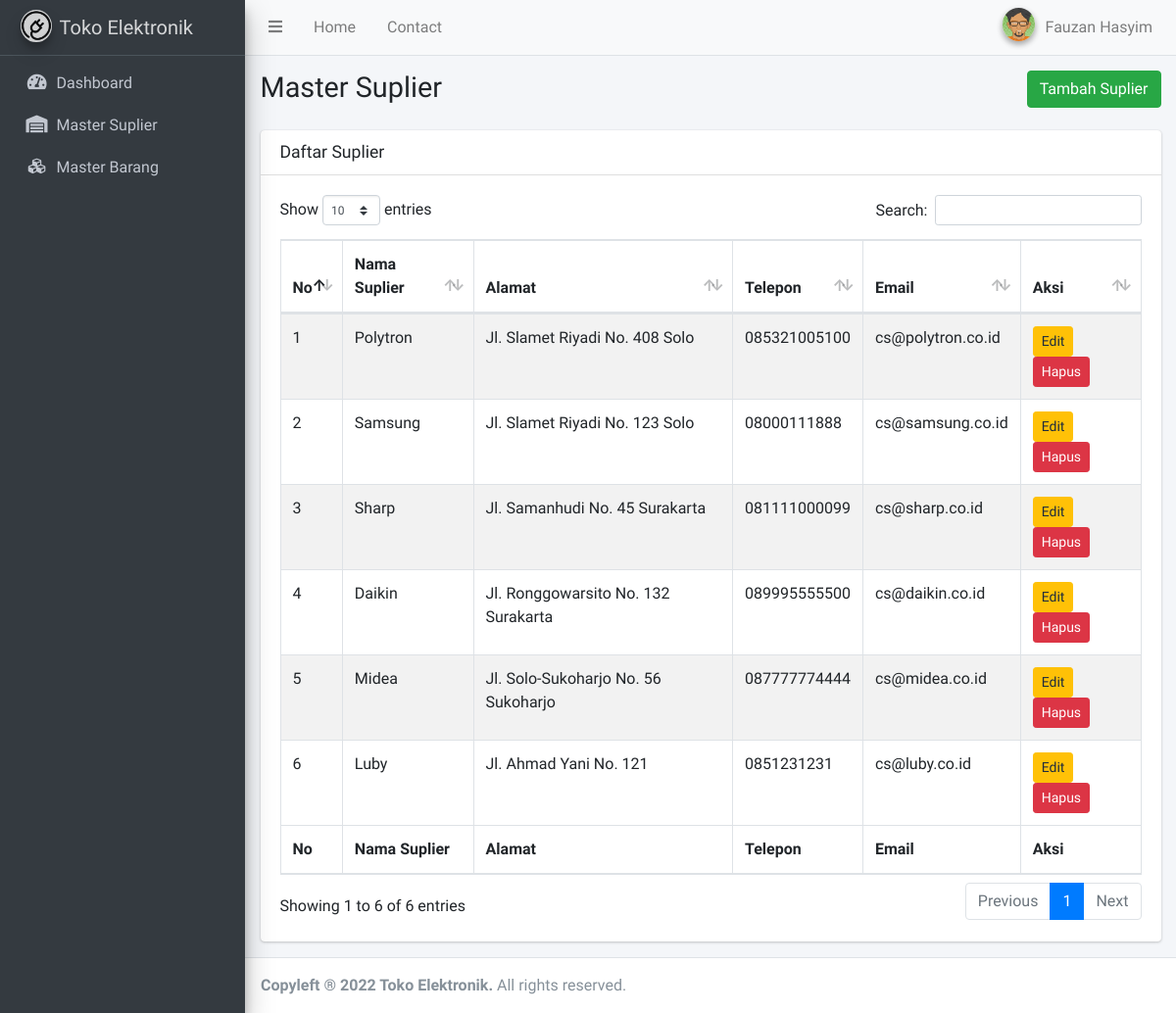
Screenshot of /view/staff/master-suplier.php (signed in) with the database file from the repository.
### tables this page shows
CREATE TABLE `tb_user`  (
  `id_user` int UNSIGNED NOT NULL AUTO_INCREMENT,
  `nama_user` varchar(200) NOT NULL,
  `username` varchar(20) NOT NULL,
  `password` varchar(100) NOT NULL,
  `role` enum('admin','staff','') NOT NULL,
  PRIMARY KEY (`id_user`) USING BTREE
);

CREATE TABLE `tb_suplier`  (
  `id_suplier` int NOT NULL AUTO_INCREMENT,
  `nama_suplier` varchar(200) NOT NULL,
  `alamat_suplier` varchar(200) NOT NULL,
  `no_telp` varchar(14) NOT NULL,
  `email` varchar(100) NOT NULL,
  PRIMARY KEY (`id_suplier`) USING BTREE
);

### view/staff/master-suplier.php (the view, shortened to what this page needs)
<?php include '../templates/staff/staff-header.php' ?>
<?php include '../templates/staff/staff-sidebar.php' ?>
<div class="content-wrapper">
    <section class="content-header">
        <div class="container-fluid">
            <div class="row mb-2">
                <div class="col-sm-6">
                    <h1>Master Suplier</h1>
                </div>
                <div class="col-sm-6">
                    <ol class="breadcrumb float-sm-right">
                        <button type="button" class="btn btn-success" data-toggle="modal" data-target="#modal-add">
                            Tambah Suplier
                        </button>
                    </ol>
                </div>
            </div>
        </div>
    </section>
    <section class="content">
        <div class="container-fluid">
            <div class="row">
                <div class="col-12">
                    <div class="card">
                        <div class="card-header">
                            <h3 class="card-title">Daftar Suplier</h3>
                        </div>
                        <div class="card-body">
                            <table id="example1" class="table table-bordered table-striped">
                                <thead>
                                    <tr>
                                        <th>No</th>
                                        <th>Nama Suplier</th>
                                        <th>Alamat</th>
                                        <th>Telepon</th>
                                        <th>Email</th>
                                        <th>Aksi</th>
                                    </tr>
                                </thead>
                                <tbody>
                                    <?php
                                    $i = 1;
                                    $getSuplier = mysqli_query($connection, "SELECT * FROM tb_suplier");
                                    foreach ($getSuplier as $value) :
                                    ?>
                                        <tr>
                                            <td><?= $i++; ?></td>
                                            <td><?= $value['nama_suplier']; ?></td>
                                            <td><?= $value['alamat_suplier']; ?></td>
                                            <td><?= $value['no_telp']; ?></td>
                                            <td><?= $value['email']; ?></td>
                                            <td>
                                                <button type="button" class="btn btn-warning btn-sm" data-toggle="modal" data-target="#modal<?= $value['id_suplier']; ?>">Edit</button>
                                                <button type="button" class="btn btn-danger btn-sm" onclick="confirm_modal('query/delete-suplier.php?id_suplier=<?= $value['id_suplier']; ?>')">Hapus</button>
                                            </td>
                                        </tr>
                                    <?php
                                    endforeach;
                                    ?>
                                </tbody>
                                <tfoot>
                                    <tr>
                                        <th>No</th>
                                        <th>Nama Suplier</th>
                                        <th>Alamat</th>
                                        <th>Telepon</th>
                                        <th>Email</th>
                                        <th>Aksi</th>
                                    </tr>
                                </tfoot>
                            </table>
                        </div>
                    </div>
                </div>
            </div>
        </div>
    </section>
</div>
<?php include '../templates/footer.php' ?>

### view/templates/staff/staff-header.php (shortened to what this page needs)
<?php
include '../../config/Database.php';
$user = $_SESSION['username'];
$getUser = mysqli_query($connection, "SELECT * FROM tb_user WHERE username = '$user'");
$result = mysqli_fetch_array($getUser);
?>
<!DOCTYPE html>
<html>
<head>
    <link rel="stylesheet" href="../../plugins/datatables-bs4/css/dataTables.bootstrap4.min.css">
    <link rel="stylesheet" href="../../plugins/datatables-responsive/css/responsive.bootstrap4.min.css">
    <link rel="stylesheet" href="../../plugins/fontawesome-free/css/all.min.css">
    <link rel="stylesheet" href="../../plugins/icheck-bootstrap/icheck-bootstrap.min.css">
    <link rel="stylesheet" href="../../assets/css/adminlte.min.css">
</head>
<body class="hold-transition sidebar-mini">
    <div class="wrapper">
        <nav class="main-header navbar navbar-expand navbar-light">
            <ul class="navbar-nav">
                <li class="nav-item">
                    <a class="nav-link" data-widget="pushmenu" href="#" role="button"><i class="fas fa-bars"></i></a>
                </li>
                <li class="nav-item d-none d-sm-inline-block">
                    <a href="../staff/" class="nav-link">Home</a>
                </li>
                <li class="nav-item d-none d-sm-inline-block">
                    <a href="#" class="nav-link">Contact</a>
                </li>
            </ul>
            <ul class="navbar-nav ml-auto">
                <li class="nav-item dropdown user-menu">
                    <a href="#" class="nav-link dropdown-toggle" data-toggle="dropdown">
                        <img src="../../assets/img/avatar04.png" class="user-image img-circle elevation-2" alt="User Image">
                        <span class="d-none d-md-inline"><?= ucfirst($result['nama_user']); ?></span>
                    </a>
                </li>
            </ul>
        </nav>

### rows the page displays
tb_user: nama_user "Fauzan Hasyim"
tb_suplier: nama_suplier "Polytron", alamat_suplier "Jl. Slamet Riyadi No. 408 Solo", no_telp "085321005100", email "cs@polytron.co.id"
tb_suplier: nama_suplier "Samsung", alamat_suplier "Jl. Slamet Riyadi No. 123 Solo", no_telp "08000111888", email "cs@samsung.co.id"
tb_suplier: nama_suplier "Sharp", alamat_suplier "Jl. Samanhudi No. 45 Surakarta", no_telp "081111000099", email "cs@sharp.co.id"
tb_suplier: nama_suplier "Daikin", alamat_suplier "Jl. Ronggowarsito No. 132 Surakarta", no_telp "089995555500", email "cs@daikin.co.id"
tb_suplier: nama_suplier "Midea", alamat_suplier "Jl. Solo-Sukoharjo No. 56 Sukoharjo", no_telp "087777774444", email "cs@midea.co.id"
tb_suplier: nama_suplier "Luby", alamat_suplier "Jl. Ahmad Yani No. 121", no_telp "0851231231", email "cs@luby.co.id"
